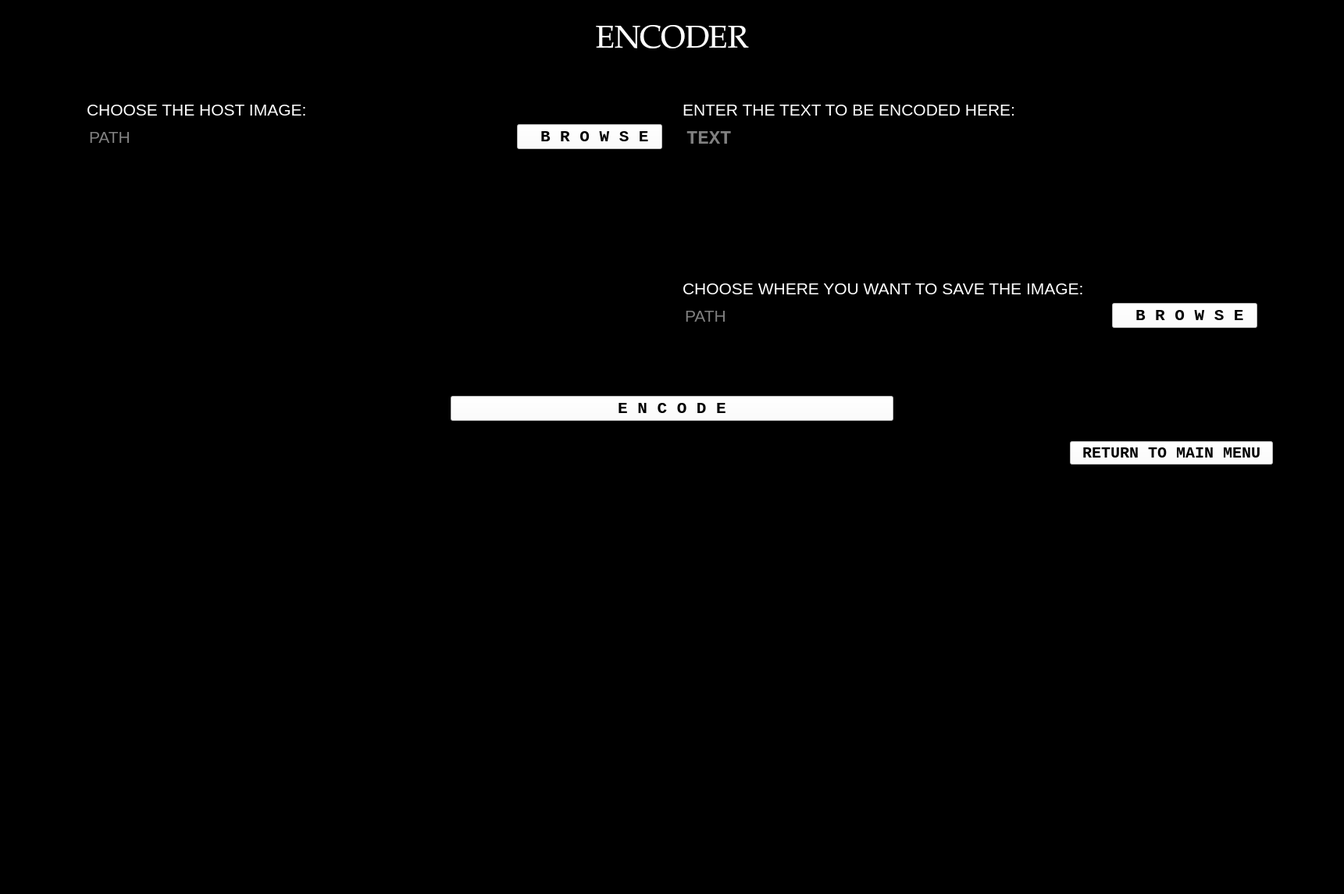
<?xml version="1.0" encoding="UTF-8"?>
<ui version="4.0">
 <class>ENCODER</class>
 <widget class="QWidget" name="ENCODER">
  <property name="geometry">
   <rect>
    <x>0</x>
    <y>0</y>
    <width>1721</width>
    <height>1145</height>
   </rect>
  </property>
  <property name="windowTitle">
   <string>Form</string>
  </property>
  <property name="styleSheet">
   <string notr="true">background-color: rgb(0, 0, 0);</string>
  </property>
  <layout class="QVBoxLayout" name="verticalLayout_2">
   <property name="spacing">
    <number>6</number>
   </property>
   <item>
    <layout class="QVBoxLayout" name="verticalLayout">
     <item>
      <layout class="QHBoxLayout" name="horizontalLayout_11">
       <item>
        <widget class="QLabel" name="label_2">
         <property name="text">
          <string/>
         </property>
         <property name="pixmap">
          <pixmap resource="../../../../../Python Project (Image Steganography)/maybe_final.qrc">:/img/black panther - Resize_png.png</pixmap>
         </property>
         <property name="alignment">
          <set>Qt::AlignCenter</set>
         </property>
        </widget>
       </item>
      </layout>
     </item>
     <item>
      <layout class="QHBoxLayout" name="horizontalLayout">
       <item>
        <widget class="QLabel" name="header">
         <property name="font">
          <font>
           <family>Palatino Linotype</family>
           <pointsize>30</pointsize>
          </font>
         </property>
         <property name="styleSheet">
          <string notr="true">color: rgb(255, 255, 255);</string>
         </property>
         <property name="text">
          <string>ENCODER</string>
         </property>
         <property name="alignment">
          <set>Qt::AlignCenter</set>
         </property>
        </widget>
       </item>
      </layout>
     </item>
     <item>
      <layout class="QHBoxLayout" name="horizontalLayout_12">
       <item>
        <widget class="QLabel" name="label_3">
         <property name="text">
          <string/>
         </property>
         <property name="pixmap">
          <pixmap resource="../../../../../Python Project (Image Steganography)/maybe_final.qrc">:/img/encoding - Resize.png</pixmap>
         </property>
         <property name="alignment">
          <set>Qt::AlignCenter</set>
         </property>
        </widget>
       </item>
      </layout>
     </item>
     <item>
      <spacer name="verticalSpacer_2">
       <property name="orientation">
        <enum>Qt::Vertical</enum>
       </property>
       <property name="sizeType">
        <enum>QSizePolicy::Fixed</enum>
       </property>
       <property name="sizeHint" stdset="0">
        <size>
         <width>20</width>
         <height>30</height>
        </size>
       </property>
      </spacer>
     </item>
     <item>
      <layout class="QHBoxLayout" name="horizontalLayout_2">
       <item>
        <spacer name="horizontalSpacer_3">
         <property name="orientation">
          <enum>Qt::Horizontal</enum>
         </property>
         <property name="sizeType">
          <enum>QSizePolicy::Fixed</enum>
         </property>
         <property name="sizeHint" stdset="0">
          <size>
           <width>100</width>
           <height>20</height>
          </size>
         </property>
        </spacer>
       </item>
       <item>
        <layout class="QVBoxLayout" name="verticalLayout_3">
         <item>
          <layout class="QHBoxLayout" name="horizontalLayout_6">
           <item>
            <widget class="QLabel" name="choose_img">
             <property name="font">
              <font>
               <pointsize>16</pointsize>
              </font>
             </property>
             <property name="styleSheet">
              <string notr="true">color: rgb(255, 255, 255);</string>
             </property>
             <property name="text">
              <string>CHOOSE THE HOST IMAGE:</string>
             </property>
             <property name="alignment">
              <set>Qt::AlignLeading|Qt::AlignLeft|Qt::AlignTop</set>
             </property>
            </widget>
           </item>
          </layout>
         </item>
         <item>
          <layout class="QHBoxLayout" name="horizontalLayout_7"/>
         </item>
         <item>
          <layout class="QHBoxLayout" name="horizontalLayout_13">
           <item>
            <widget class="QLineEdit" name="browsed_img_1">
             <property name="font">
              <font>
               <pointsize>16</pointsize>
              </font>
             </property>
             <property name="styleSheet">
              <string notr="true">color: rgb(255, 255, 255);</string>
             </property>
             <property name="placeholderText">
              <string>PATH</string>
             </property>
             <property name="clearButtonEnabled">
              <bool>true</bool>
             </property>
            </widget>
           </item>
           <item>
            <widget class="QToolButton" name="browse_button_1">
             <property name="font">
              <font>
               <family>Courier New</family>
               <pointsize>16</pointsize>
               <weight>75</weight>
               <bold>true</bold>
              </font>
             </property>
             <property name="cursor">
              <cursorShape>PointingHandCursor</cursorShape>
             </property>
             <property name="styleSheet">
              <string notr="true">color: rgb(0, 0, 0);
background-color: rgb(255, 255, 255);</string>
             </property>
             <property name="text">
              <string> B R O W S E</string>
             </property>
             <property name="icon">
              <iconset resource="../../../../../Python Project (Image Steganography)/maybe_final.qrc">
               <normaloff>:/img/browse_icon.png</normaloff>:/img/browse_icon.png</iconset>
             </property>
             <property name="iconSize">
              <size>
               <width>35</width>
               <height>35</height>
              </size>
             </property>
             <property name="toolButtonStyle">
              <enum>Qt::ToolButtonTextBesideIcon</enum>
             </property>
            </widget>
           </item>
          </layout>
         </item>
         <item>
          <layout class="QHBoxLayout" name="horizontalLayout_14">
           <item>
            <widget class="QLabel" name="img_label">
             <property name="sizePolicy">
              <sizepolicy hsizetype="Expanding" vsizetype="Expanding">
               <horstretch>0</horstretch>
               <verstretch>0</verstretch>
              </sizepolicy>
             </property>
             <property name="text">
              <string>TextLabel</string>
             </property>
            </widget>
           </item>
          </layout>
         </item>
         <item>
          <spacer name="verticalSpacer_5">
           <property name="orientation">
            <enum>Qt::Vertical</enum>
           </property>
           <property name="sizeType">
            <enum>QSizePolicy::Expanding</enum>
           </property>
           <property name="sizeHint" stdset="0">
            <size>
             <width>20</width>
             <height>40</height>
            </size>
           </property>
          </spacer>
         </item>
        </layout>
       </item>
       <item>
        <spacer name="horizontalSpacer_5">
         <property name="orientation">
          <enum>Qt::Horizontal</enum>
         </property>
         <property name="sizeType">
          <enum>QSizePolicy::Fixed</enum>
         </property>
         <property name="sizeHint" stdset="0">
          <size>
           <width>20</width>
           <height>20</height>
          </size>
         </property>
        </spacer>
       </item>
       <item>
        <layout class="QVBoxLayout" name="verticalLayout_4">
         <item>
          <layout class="QHBoxLayout" name="horizontalLayout_3">
           <item>
            <widget class="QLabel" name="enter_txt">
             <property name="font">
              <font>
               <pointsize>16</pointsize>
              </font>
             </property>
             <property name="styleSheet">
              <string notr="true">color: rgb(255, 255, 255);</string>
             </property>
             <property name="text">
              <string>ENTER THE TEXT TO BE ENCODED HERE:</string>
             </property>
             <property name="alignment">
              <set>Qt::AlignBottom|Qt::AlignLeading|Qt::AlignLeft</set>
             </property>
            </widget>
           </item>
          </layout>
         </item>
         <item>
          <layout class="QHBoxLayout" name="horizontalLayout_5">
           <item>
            <widget class="QTextEdit" name="textEdit">
             <property name="sizePolicy">
              <sizepolicy hsizetype="Expanding" vsizetype="Expanding">
               <horstretch>0</horstretch>
               <verstretch>0</verstretch>
              </sizepolicy>
             </property>
             <property name="font">
              <font>
               <family>Courier New</family>
               <pointsize>18</pointsize>
               <weight>75</weight>
               <bold>true</bold>
              </font>
             </property>
             <property name="cursor" stdset="0">
              <cursorShape>IBeamCursor</cursorShape>
             </property>
             <property name="styleSheet">
              <string notr="true">color: rgb(255, 255, 255);</string>
             </property>
             <property name="lineWrapMode">
              <enum>QTextEdit::WidgetWidth</enum>
             </property>
             <property name="placeholderText">
              <string>TEXT</string>
             </property>
            </widget>
           </item>
          </layout>
         </item>
         <item>
          <widget class="QLabel" name="label">
           <property name="font">
            <font>
             <pointsize>16</pointsize>
            </font>
           </property>
           <property name="styleSheet">
            <string notr="true">color: rgb(255, 255, 255);</string>
           </property>
           <property name="text">
            <string>CHOOSE WHERE YOU WANT TO SAVE THE IMAGE:</string>
           </property>
          </widget>
         </item>
         <item>
          <layout class="QHBoxLayout" name="horizontalLayout_18">
           <item>
            <widget class="QLineEdit" name="saved_img">
             <property name="font">
              <font>
               <pointsize>16</pointsize>
              </font>
             </property>
             <property name="styleSheet">
              <string notr="true">color: rgb(255, 255, 255);</string>
             </property>
             <property name="placeholderText">
              <string>PATH</string>
             </property>
             <property name="clearButtonEnabled">
              <bool>true</bool>
             </property>
            </widget>
           </item>
           <item>
            <widget class="QToolButton" name="browse_button_2">
             <property name="font">
              <font>
               <family>Courier New</family>
               <pointsize>16</pointsize>
               <weight>75</weight>
               <bold>true</bold>
              </font>
             </property>
             <property name="cursor">
              <cursorShape>PointingHandCursor</cursorShape>
             </property>
             <property name="styleSheet">
              <string notr="true">color: rgb(0, 0, 0);
background-color: rgb(255, 255, 255);</string>
             </property>
             <property name="text">
              <string> B R O W S E</string>
             </property>
             <property name="icon">
              <iconset resource="../../../../../Python Project (Image Steganography)/maybe_final.qrc">
               <normaloff>:/img/browse_icon.png</normaloff>:/img/browse_icon.png</iconset>
             </property>
             <property name="iconSize">
              <size>
               <width>35</width>
               <height>35</height>
              </size>
             </property>
             <property name="toolButtonStyle">
              <enum>Qt::ToolButtonTextBesideIcon</enum>
             </property>
            </widget>
           </item>
          </layout>
         </item>
         <item>
          <spacer name="verticalSpacer_6">
           <property name="orientation">
            <enum>Qt::Vertical</enum>
           </property>
           <property name="sizeType">
            <enum>QSizePolicy::Fixed</enum>
           </property>
           <property name="sizeHint" stdset="0">
            <size>
             <width>20</width>
             <height>40</height>
            </size>
           </property>
          </spacer>
         </item>
        </layout>
       </item>
       <item>
        <spacer name="horizontalSpacer_4">
         <property name="orientation">
          <enum>Qt::Horizontal</enum>
         </property>
         <property name="sizeType">
          <enum>QSizePolicy::Fixed</enum>
         </property>
         <property name="sizeHint" stdset="0">
          <size>
           <width>100</width>
           <height>20</height>
          </size>
         </property>
        </spacer>
       </item>
      </layout>
     </item>
     <item>
      <spacer name="verticalSpacer_3">
       <property name="orientation">
        <enum>Qt::Vertical</enum>
       </property>
       <property name="sizeType">
        <enum>QSizePolicy::Fixed</enum>
       </property>
       <property name="sizeHint" stdset="0">
        <size>
         <width>20</width>
         <height>40</height>
        </size>
       </property>
      </spacer>
     </item>
     <item>
      <layout class="QHBoxLayout" name="horizontalLayout_4">
       <item>
        <spacer name="horizontalSpacer">
         <property name="orientation">
          <enum>Qt::Horizontal</enum>
         </property>
         <property name="sizeHint" stdset="0">
          <size>
           <width>40</width>
           <height>20</height>
          </size>
         </property>
        </spacer>
       </item>
       <item>
        <widget class="QToolButton" name="encode_button">
         <property name="sizePolicy">
          <sizepolicy hsizetype="Expanding" vsizetype="Fixed">
           <horstretch>0</horstretch>
           <verstretch>0</verstretch>
          </sizepolicy>
         </property>
         <property name="font">
          <font>
           <family>Courier New</family>
           <pointsize>16</pointsize>
           <weight>75</weight>
           <bold>true</bold>
          </font>
         </property>
         <property name="cursor">
          <cursorShape>PointingHandCursor</cursorShape>
         </property>
         <property name="styleSheet">
          <string notr="true">color: rgb(0, 0, 0);
background-color: rgb(255, 255, 255);</string>
         </property>
         <property name="text">
          <string>E N C O D E</string>
         </property>
         <property name="autoRaise">
          <bool>false</bool>
         </property>
        </widget>
       </item>
       <item>
        <spacer name="horizontalSpacer_2">
         <property name="orientation">
          <enum>Qt::Horizontal</enum>
         </property>
         <property name="sizeHint" stdset="0">
          <size>
           <width>40</width>
           <height>20</height>
          </size>
         </property>
        </spacer>
       </item>
      </layout>
     </item>
     <item>
      <spacer name="verticalSpacer_4">
       <property name="orientation">
        <enum>Qt::Vertical</enum>
       </property>
       <property name="sizeType">
        <enum>QSizePolicy::Fixed</enum>
       </property>
       <property name="sizeHint" stdset="0">
        <size>
         <width>20</width>
         <height>20</height>
        </size>
       </property>
      </spacer>
     </item>
     <item>
      <layout class="QHBoxLayout" name="horizontalLayout_8">
       <item>
        <spacer name="horizontalSpacer_6">
         <property name="orientation">
          <enum>Qt::Horizontal</enum>
         </property>
         <property name="sizeHint" stdset="0">
          <size>
           <width>40</width>
           <height>20</height>
          </size>
         </property>
        </spacer>
       </item>
       <item>
        <widget class="QToolButton" name="return1">
         <property name="sizePolicy">
          <sizepolicy hsizetype="Fixed" vsizetype="Fixed">
           <horstretch>0</horstretch>
           <verstretch>0</verstretch>
          </sizepolicy>
         </property>
         <property name="font">
          <font>
           <family>Courier New</family>
           <pointsize>15</pointsize>
           <weight>75</weight>
           <bold>true</bold>
          </font>
         </property>
         <property name="cursor">
          <cursorShape>PointingHandCursor</cursorShape>
         </property>
         <property name="styleSheet">
          <string notr="true">color: rgb(0, 0, 0);
background-color: rgb(255, 255, 255);</string>
         </property>
         <property name="text">
          <string>RETURN TO MAIN MENU</string>
         </property>
        </widget>
       </item>
       <item>
        <spacer name="horizontalSpacer_7">
         <property name="orientation">
          <enum>Qt::Horizontal</enum>
         </property>
         <property name="sizeType">
          <enum>QSizePolicy::Fixed</enum>
         </property>
         <property name="sizeHint" stdset="0">
          <size>
           <width>80</width>
           <height>20</height>
          </size>
         </property>
        </spacer>
       </item>
      </layout>
     </item>
     <item>
      <layout class="QHBoxLayout" name="horizontalLayout_9">
       <item>
        <widget class="QLabel" name="encode_success1">
         <property name="font">
          <font>
           <pointsize>23</pointsize>
          </font>
         </property>
         <property name="styleSheet">
          <string notr="true">color: rgb(110, 37, 152);</string>
         </property>
         <property name="text">
          <string/>
         </property>
         <property name="alignment">
          <set>Qt::AlignCenter</set>
         </property>
        </widget>
       </item>
      </layout>
     </item>
     <item>
      <layout class="QHBoxLayout" name="horizontalLayout_10">
       <item>
        <widget class="QLabel" name="encode_success2">
         <property name="font">
          <font>
           <pointsize>15</pointsize>
          </font>
         </property>
         <property name="styleSheet">
          <string notr="true">color: rgb(110, 37, 152);</string>
         </property>
         <property name="text">
          <string/>
         </property>
         <property name="alignment">
          <set>Qt::AlignCenter</set>
         </property>
        </widget>
       </item>
      </layout>
     </item>
    </layout>
   </item>
   <item>
    <spacer name="verticalSpacer">
     <property name="orientation">
      <enum>Qt::Vertical</enum>
     </property>
     <property name="sizeType">
      <enum>QSizePolicy::Expanding</enum>
     </property>
     <property name="sizeHint" stdset="0">
      <size>
       <width>20</width>
       <height>40</height>
      </size>
     </property>
    </spacer>
   </item>
  </layout>
 </widget>
 <resources>
  <include location="../../../../../Python Project (Image Steganography)/maybe_final.qrc"/>
 </resources>
 <connections/>
</ui>
